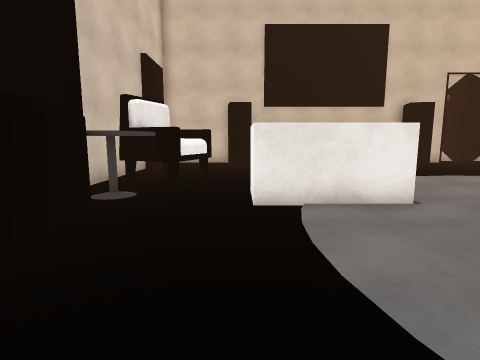
view 1 (above)

17 first-person views from a walk through a scene from a Unity 3-D project. The camera is 1.3 m above the floor, tilts 8° down and sees 80° across. The floor is counted in squares, 1 m on a side. Each view is taken from the middle of a square. On the plan, view 1 faces up. The plan holds only what a view shows up to about 13 squares ahead; the rest is blank. The place goes on beyond the plan. The player is left out. Door leaves are left out, so doorways stand open. Some surface patterns are stand-ins.

view 2
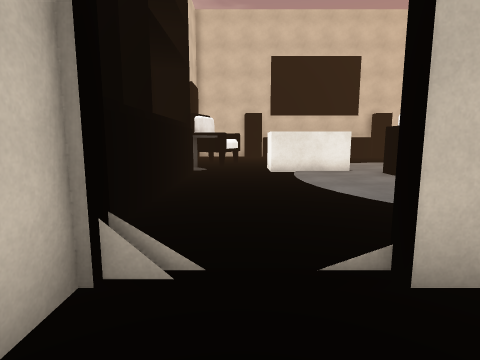

view 3
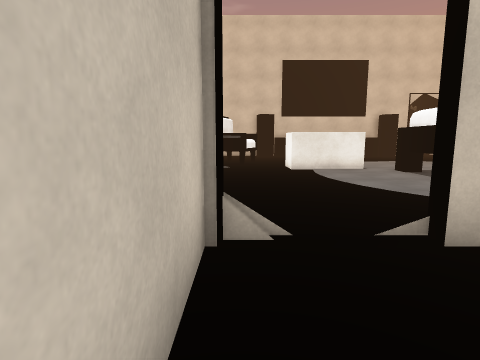

view 4
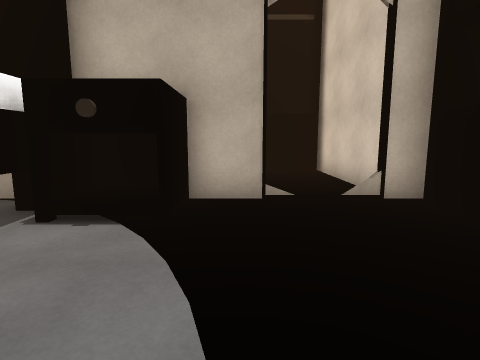

view 5
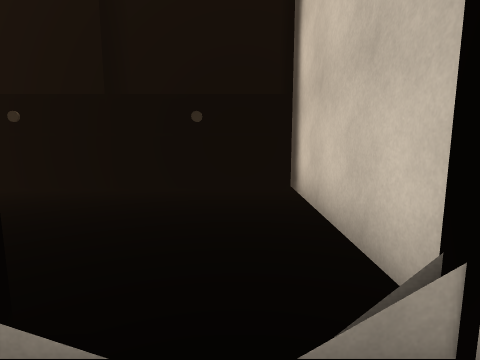

view 6
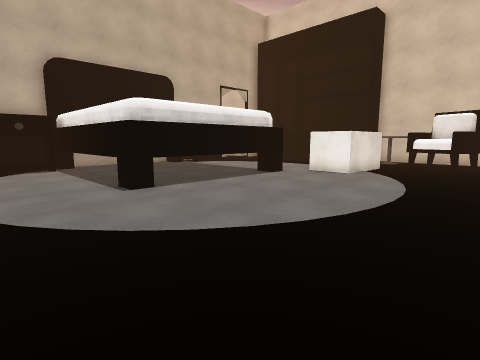

view 7
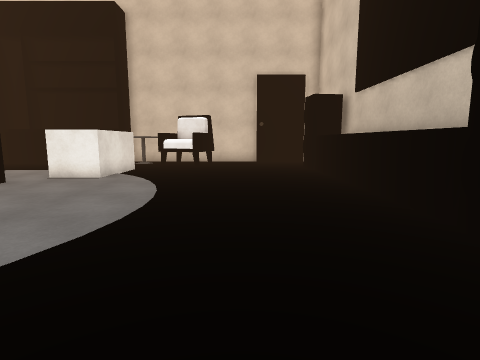

view 8
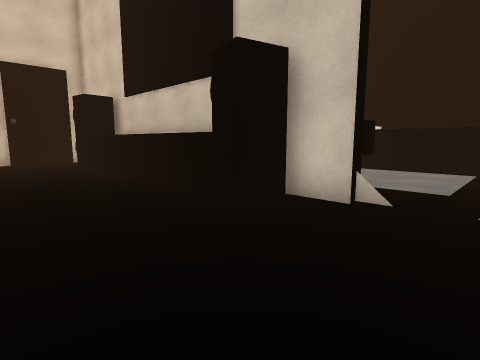

view 9
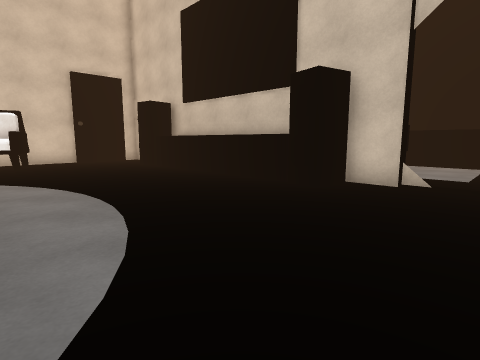

view 10
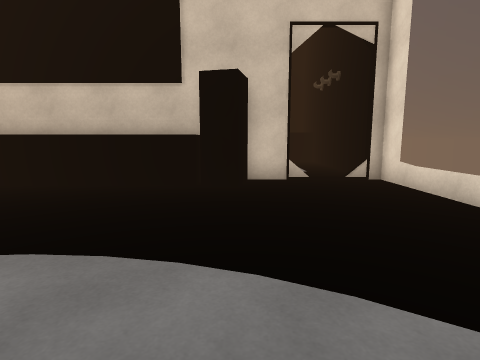

view 11
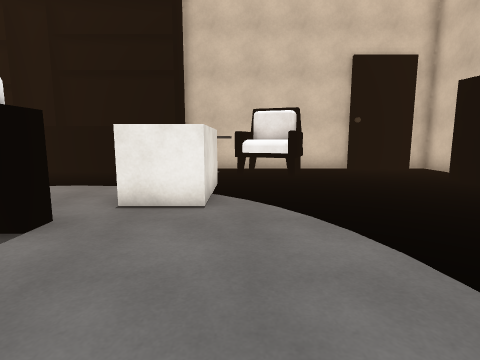

view 12
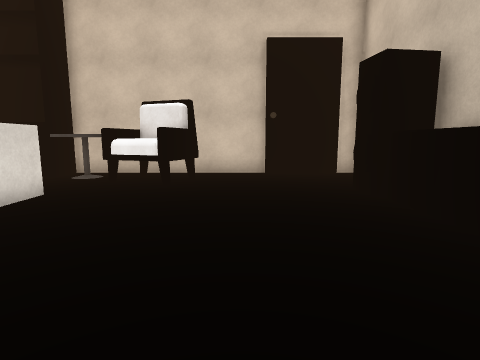

view 13
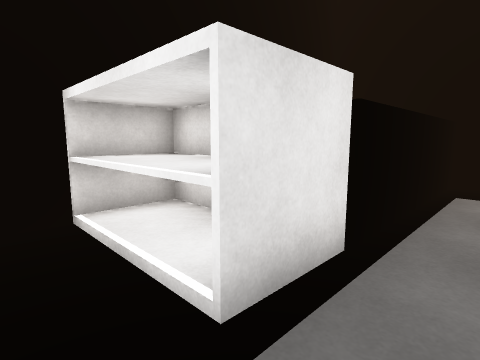

view 14
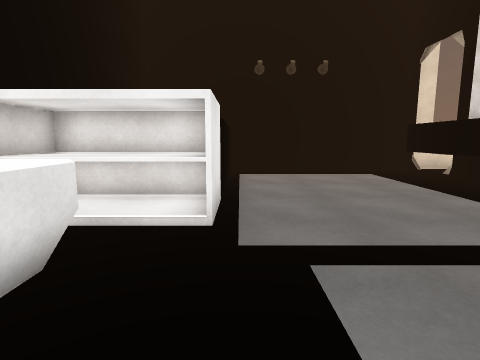

view 15
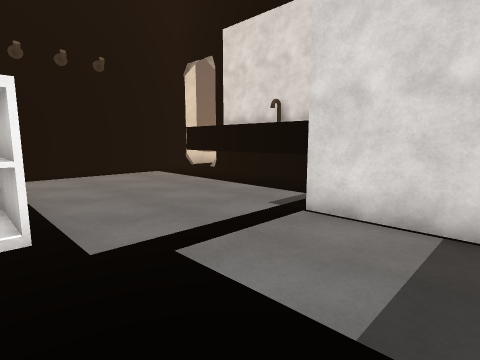

view 16
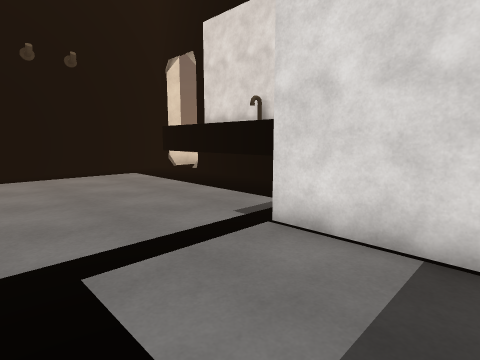

view 17
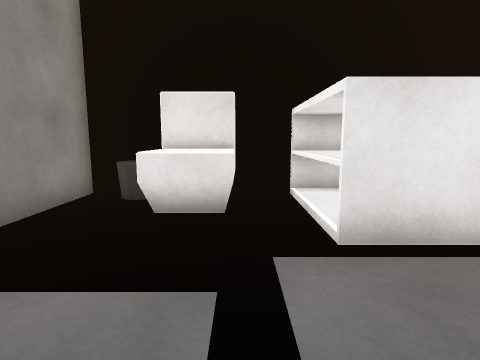

### Floor plan
Key: @ floor where view 1 was taken; # wall or solid block; . floor; D open door; ^ raised ledge; O other object.
Columns run from 4 left of view 1 to 15 right of it. Each row starts with its distance up from view 1.
 28      ### ##OO
 27      #.#OOOOO
 26      # OOOOOO
 25      #.   OOO#######
 24       .  ..........#
 23       .............#
 22       .............#
 21       .............#
 20       ####.........#
 19          #######...#
 18           ######...#
 17 ##  ############...#
 16 #.. #        ##....#
 15 #...#^^^^^^^^##....#
 14 #..................#
 13 #.............. ...#
 12 #..............  ..
 11 #.............    .
 10 #OOO...........
  9 #OOO.............
  8 #OO................
  7 ^^^.####..........
  6 ^^^.####..........
  5 ##.......#######..
  4  #.......#     #..
  3  #.......#     #..
  2  #.......      #..
  1  #.......      #..
  0  #..@....      #..
 -1     ...O       ###
 -2    .          ####
 -3  #DDD####      ###
 -4  #DDD#
 -5  #...
 -6  #...
 -7  #...  ..
 -8  #.......
 -9  ######OOOO
-10   #

Where each view was taken, in squares from view 1:
view 1: 0 up, 0 right, facing up
view 2: 6 down, 1 left, facing up
view 3: 7 down, 2 left, facing up
view 4: 3 up, 1 right, facing down
view 5: 2 down, 1 left, facing down
view 6: 12 up, 14 right, facing down-left
view 7: 12 up, 13 right, facing left
view 8: 11 up, 14 right, facing up-left
view 9: 8 up, 14 right, facing up-left
view 10: 7 up, 10 right, facing up
view 11: 8 up, 9 right, facing left
view 12: 12 up, 7 right, facing left
view 13: 23 up, 5 right, facing up-right
view 14: 24 up, 2 right, facing right
view 15: 25 up, 2 right, facing down-right
view 16: 24 up, 2 right, facing down-right
view 17: 21 up, 5 right, facing up
